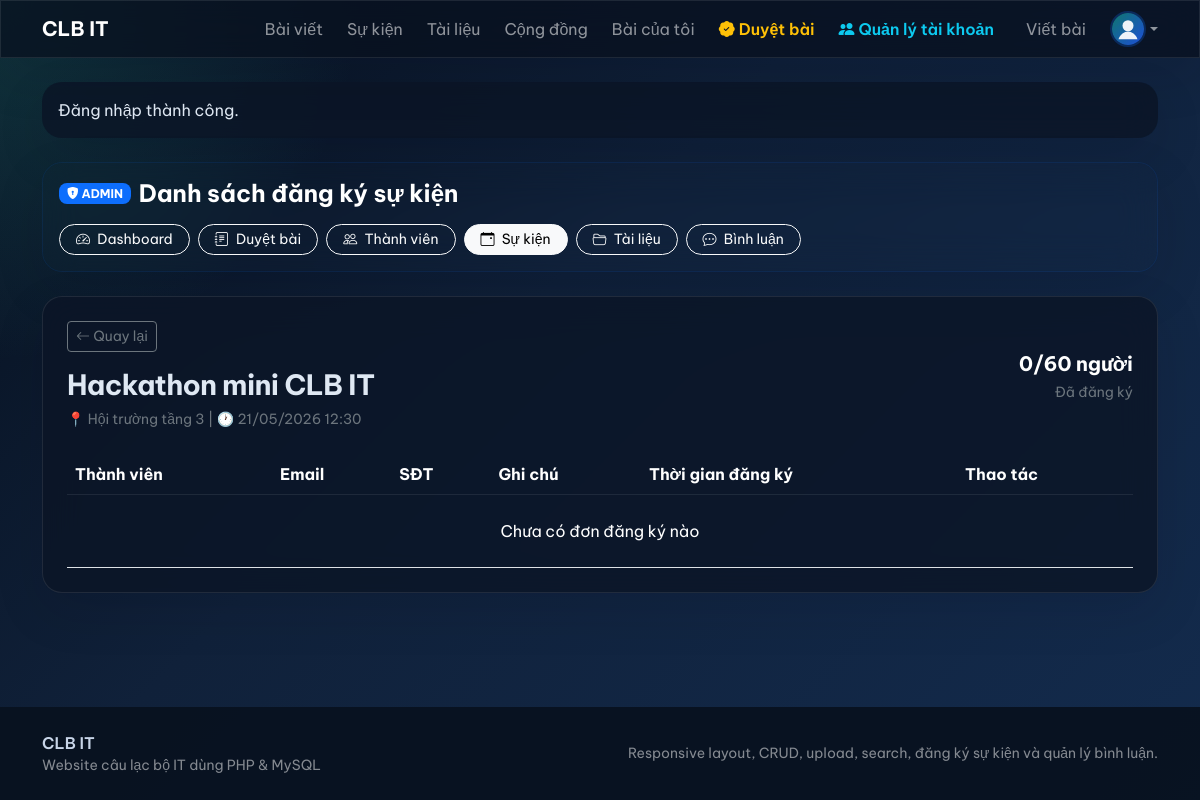
The page /admin/event-registrations.php?event_id=2 (signed in) on the database its author committed.
### tables this page shows
CREATE TABLE events (
    id INT AUTO_INCREMENT PRIMARY KEY,
    event_name VARCHAR(255) NOT NULL,
    slug VARCHAR(255) NOT NULL UNIQUE,
    description TEXT NOT NULL,
    location VARCHAR(255) NOT NULL,
    start_date DATETIME NOT NULL,
    end_date DATETIME NULL,
    max_member INT NOT NULL DEFAULT 0,
    status ENUM('draft', 'published', 'archived') NOT NULL DEFAULT 'published',
    created_by INT NOT NULL,
    created_at TIMESTAMP DEFAULT CURRENT_TIMESTAMP,
    updated_at TIMESTAMP DEFAULT CURRENT_TIMESTAMP ON UPDATE CURRENT_TIMESTAMP,
    CONSTRAINT fk_events_user FOREIGN KEY (created_by) REFERENCES users(id) ON DELETE CASCADE,
    INDEX idx_events_status_date (status, start_date)
);

### config/database.php (called while the page is built, shortened)
<?php
function db(): PDO
{
    static $pdo = null;
    if ($pdo instanceof PDO) {
        return $pdo;
    }
    $dsn = 'mysql:host=' . DB_HOST . ';dbname=' . DB_NAME . ';charset=utf8mb4';
    $pdo = new PDO($dsn, DB_USER, DB_PASS, [
        PDO::ATTR_ERRMODE => PDO::ERRMODE_EXCEPTION,
        PDO::ATTR_DEFAULT_FETCH_MODE => PDO::FETCH_ASSOC,
        PDO::ATTR_EMULATE_PREPARES => false,
    ]);
    return $pdo;
}

### includes/functions.php (called while the page is built, shortened)
<?php
function e(?string $value): string
{
    return htmlspecialchars((string) $value, ENT_QUOTES, 'UTF-8');
}
function format_datetime(?string $value): string
{
    return date('d/m/Y H:i', strtotime($value));
}

### admin/event-registrations.php (the view, shortened to what this page needs)
<?php
require_once __DIR__ . '/../config/database.php';
require_once __DIR__ . '/../includes/functions.php';
$eventId = (int) ($_GET['event_id'] ?? 0);
$eventStmt = db()->prepare('SELECT * FROM events WHERE id = :id LIMIT 1');
$eventStmt->execute(['id' => $eventId]);
$event = $eventStmt->fetch();
$stmt = db()->prepare("SELECT er.*, u.fullname, u.email, u.avatar
    FROM event_registrations er
    INNER JOIN users u ON u.id = er.user_id
    WHERE er.event_id = :event_id
    ORDER BY er.registered_at DESC");
$stmt->execute(['event_id' => $eventId]);
$registrations = $stmt->fetchAll();
require_once __DIR__ . '/../includes/header.php';
?>
<div class="clubit-card p-4">
    <div class="d-flex justify-content-between align-items-center flex-wrap gap-2 mb-4">
        <div>
            <a href="/admin/events.php" class="btn btn-outline-secondary btn-sm mb-3"><i class="bi bi-arrow-left"></i> Quay lại</a>
            <h3 class="section-title mb-2"><?php echo e($event['event_name']); ?></h3>
            <p class="text-secondary small mb-0">📍 <?php echo e($event['location']); ?> | 🕐 <?php echo e(format_datetime($event['start_date'])); ?></p>
        </div>
        <div class="text-end">
            <div class="fs-5 fw-bold text-white"><?php echo count($registrations); ?>/<?php echo $event['max_member']; ?> người</div>
            <small class="text-secondary">Đã đăng ký</small>
        </div>
    </div>
    <div class="table-responsive">
        <table class="table table-clubit align-middle mb-0">
            <thead>
                <tr>
                    <th class="text-white">Thành viên</th>
                    <th class="text-white">Email</th>
                    <th class="text-white">SĐT</th>
                    <th class="text-white">Ghi chú</th>
                    <th class="text-white">Thời gian đăng ký</th>
                    <th class="text-white">Thao tác</th>
                </tr>
            </thead>
            <tbody>
                <?php if (empty($registrations)): ?>
                    <tr>
                        <td colspan="6" class="text-center text-secondary py-4">
                            Chưa có đơn đăng ký nào
                        </td>
                    </tr>
                <?php endif; ?>
            </tbody>
        </table>
    </div>
</div>
<?php require_once __DIR__ . '/../includes/footer.php'; ?>

### assets/css/app.css (style rules this page uses)
:root, [data-theme="dark"] { --clubit-bg: #07111f; --clubit-bg-gradient: radial-gradient(circle at top left, rgba(54, 194, 180, 0.2), transparent 25%), linear-gradient(135deg, #07111f 0%, #10213a 42%, #132b4d 100%); --clubit-surface: rgba(12, 21, 39, 0.84); --clubit-card: rgba(12, 21, 39, 0.82); --clubit-accent: #36c2b4; --clubit-accent-2: #1d4ed8; --clubit-text: #dfe8f3; --clubit-muted: #93a4ba; --clubit-border: rgba(255, 255, 255, 0.09); --clubit-nav-bg: rgba(8, 17, 31, 0.76); --clubit-dropdown-bg: #0c1527; --clubit-dropdown-color: #dfe8f3; --clubit-dropdown-border: rgba(255, 255, 255, 0.09); --clubit-dropdown-hover-bg: rgba(54, 194, 180, 0.16); --clubit-input-bg: rgba(255, 255, 255, 0.05); --clubit-input-border: rgba(255, 255, 255, 0.09); --clubit-input-color: #ffffff; --clubit-chat-msg-other: rgba(255, 255, 255, 0.05); --clubit-chat-msg-mine: rgba(54, 194, 180, 0.12); --clubit-chat-msg-other-border: rgba(255, 255, 255, 0.08); --clubit-chat-msg-mine-border: rgba(54, 194, 180, 0.22); }
* { box-sizing: border-box; }
body { font-family: 'Be Vietnam Pro', sans-serif; background: var(--clubit-bg-gradient); color: var(--clubit-text); transition: background 0.3s ease, color 0.3s ease; display: flex; flex-direction: column; min-height: 100vh; }
body.clubit-logged-in { background: var(--clubit-bg-gradient); color: var(--clubit-text); }
.navbar-glass, .clubit-card, .clubit-panel, .sidebar-glass { backdrop-filter: blur(18px); border: 1px solid var(--clubit-border); box-shadow: 0 18px 50px rgba(2, 8, 23, 0.12); transition: border-color 0.3s ease, box-shadow 0.3s ease; }
.clubit-card, .clubit-panel { background: var(--clubit-card); border-radius: 1.25rem; color: var(--clubit-text); }
.section-title { font-weight: 700; letter-spacing: -0.02em; }
.table-clubit { --bs-table-bg: transparent; color: inherit; }
.table-clubit thead th { color: white !important; border-bottom-color: rgba(255, 255, 255, 0.08); }
.table-clubit tbody td { color: white !important; }
body.clubit-logged-in .table-clubit tbody tr td { color: white !important; }
body.clubit-logged-in .table-clubit thead th { color: white !important; }

### rows shown on the page
events: event_name "Hackathon mini CLB IT", location "Hội trường tầng 3", start_date "21/05/2026 12:30", max_member "60"

### other values the page prints
APP_NAME "CLB IT"
$flash['message'] "Đăng nhập thành công."
$pageTitle "Danh sách đăng ký sự kiện"
count($registrations) "0"
